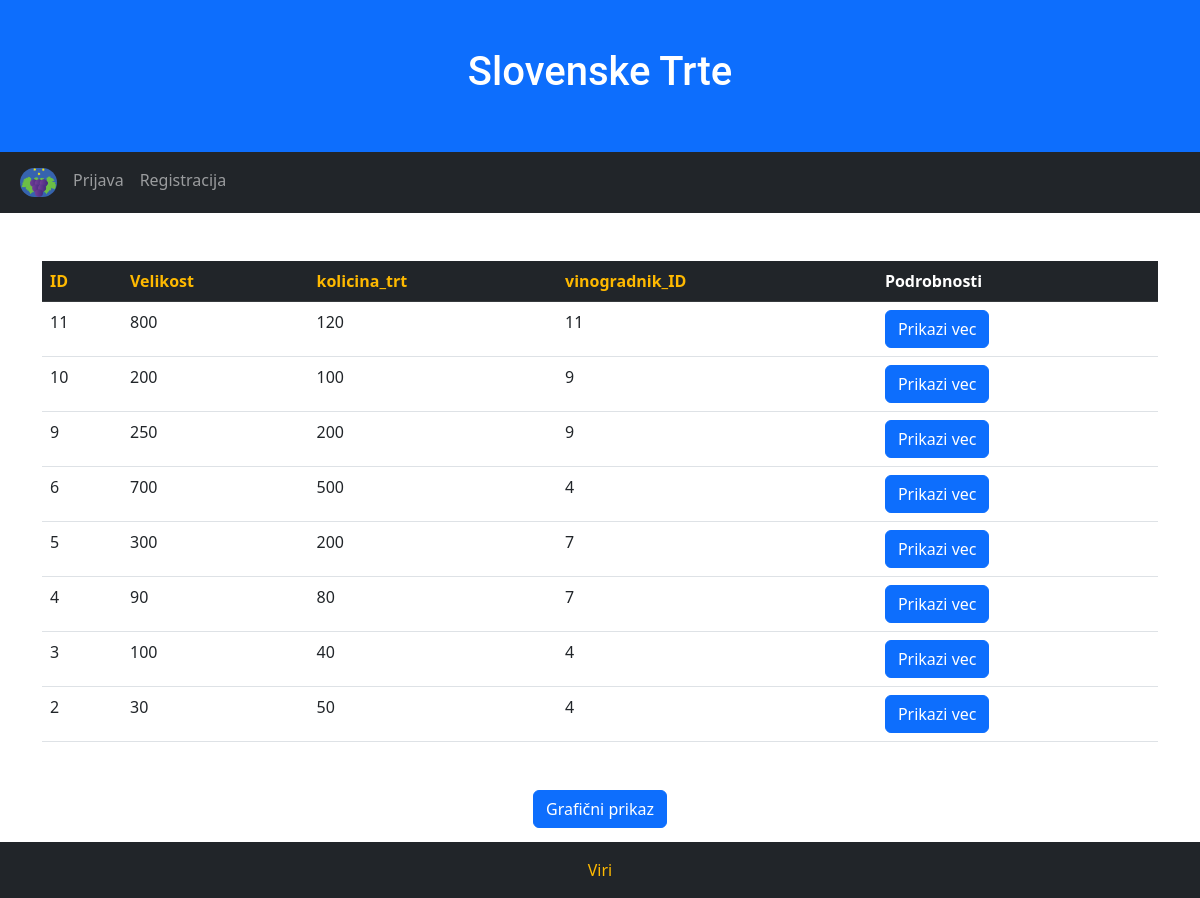
The app's page /zemljisca.php with its own data.
### tables this page shows
CREATE TABLE `zemljisce` (
  `ID` int(5) NOT NULL,
  `velikost` int(10) NOT NULL,
  `kolicina_trt` int(11) NOT NULL,
  `vinogradnik_ID` int(5) NOT NULL
);

### zemljisca.php (the view, shortened to what this page needs)
<?php
$conn = mysqli_connect('localhost', 'id21675710_trte', 'Trte123&', 'id21675710_slovensketrte');
$stmt = mysqli_prepare($conn, "SELECT ID, velikost, kolicina_trt, vinogradnik_ID FROM zemljisce");
mysqli_stmt_execute($stmt);
$result = mysqli_stmt_get_result($stmt);
$atribut = isset($_GET['atribut']) ? $_GET['atribut'] : 'ID';
$smer = isset($_GET['smer']) ? $_GET['smer'] : 'ASC';
$data = array();
while ($row = mysqli_fetch_assoc($result)) {
  $data[] = $row;
}
usort($data, 'cmp');
?>
<!DOCTYPE html>
<html lang="en">
<head>
  <link href="https://cdn.jsdelivr.net/npm/bootstrap@5.2.3/dist/css/bootstrap.min.css" rel="stylesheet">
  <link href="style.css" rel="stylesheet">
</head>
<body>
<div class="container-fluid p-5 bg-primary text-white text-center">
  <h1>Slovenske Trte</h1>
</div>
<nav class="navbar navbar-expand-sm bg-dark navbar-dark">
  <div class="container-fluid">
    <ul class="navbar-nav" id = "nav-items">
      <li class="nav-item">
        <a class="nav-link active" href="index.php">
        <img src="Slike/logo.png" alt="Avatar Logo" style="width:37px;" class="rounded-pill">
        </a>
      </li>
      <?php if(isset($_SESSION['vinogradnik_ID'])): ?>
      <li class="nav-item">
        <a class="nav-link" href="odjava.php">Odjava</a>
      </li>
      <?php else: ?>
      <li class="nav-item">
        <a class="nav-link" href="prijava.php">Prijava</a>
      </li>
      <li class="nav-item">
        <a class="nav-link" href="registracija.php">Registracija</a>
      </li>
      <?php endif; ?>
    </ul>
  </div>
</nav>
<div class="container mt-5">
  <table class="table">
    <thead class="table-dark">
      <tr>
        <th><a href="?atribut=ID&smer=<?php echo $atribut == 'ID' && $smer == 'ASC' ? 'DESC' : 'ASC'; ?>">ID</a></th>
        <th><a href="?atribut=velikost&smer=<?php echo $atribut == 'velikost' && $smer == 'ASC' ? 'DESC' : 'ASC'; ?>">Velikost</a></th>
        <th><a href="?atribut=kolicina_trt&smer=<?php echo $atribut == 'kolicina_trt' && $smer == 'ASC' ? 'DESC' : 'ASC'; ?>">kolicina_trt</a></th>
        <th><a href="?atribut=vinogradnik_ID&smer=<?php echo $atribut == 'vinogradnik_ID' && $smer == 'ASC' ? 'DESC' : 'ASC'; ?>">vinogradnik_ID</a></th>
        <th>Podrobnosti</th>
      </tr>
    </thead>
    <tbody>
      <?php foreach ($data as $row){ ?>
            <tr>
                <td><?php echo $row['ID']; ?></td>
                <td><?php echo $row['velikost']; ?></td>
                <td><?php echo $row['kolicina_trt']; ?></td>
                <td><?php echo $row['vinogradnik_ID']; ?></td>
                <td>
                  <form method="POST" action="zemljisca_podrobnosti.php">
                      <input type="submit" class="btn btn-primary" name="uredi" value="Prikazi vec">
                  </form>
                </td>
            </tr>
        <?php } ?>
    </tbody>
  </table>
</div>
<div class="container mt-5 text-center">
  <button id="graf" type="button" class="btn btn-primary" name="graf">Grafični prikaz</button>
</div>
<div class="container mt-3 mb-3 text-center">
  <button id="nazaj" class="btn btn-primary">Nazaj</button>
</div>
<div class="p-3 bg-dark text-white text-center fixed-bottom">
  <a href="viri.php">Viri</a>
</div>
</body>
</html>

### style.css (style rules this page uses)
:root { --font-default: "Open Sans", system-ui, -apple-system, "Segoe UI", Roboto, "Helvetica Neue", Arial, "Noto Sans", "Liberation Sans", sans-serif, "Apple Color Emoji", "Segoe UI Emoji", "Segoe UI Symbol", "Noto Color Emoji"; --font-primary: "Roboto", sans-serif; --font-secondary: "Work Sans", sans-serif; }
:root { --color-default: #364d59; --color-primary: #feb900; --color-secondary: #52565e; }
:root { scroll-behavior: smooth; }
a { color: var(--color-primary); text-decoration: none; }
h1, h2, h3, h4, h5, h6 { font-family: var(--font-primary); }

### records on screen
zemljisce: ID "11", velikost "800", kolicina_trt "120", vinogradnik_ID "11"
zemljisce: ID "10", velikost "200", kolicina_trt "100", vinogradnik_ID "9"
zemljisce: ID "9", velikost "250", kolicina_trt "200", vinogradnik_ID "9"
zemljisce: ID "6", velikost "700", kolicina_trt "500", vinogradnik_ID "4"
zemljisce: ID "5", velikost "300", kolicina_trt "200", vinogradnik_ID "7"
zemljisce: ID "4", velikost "90", kolicina_trt "80", vinogradnik_ID "7"
zemljisce: ID "3", velikost "100", kolicina_trt "40", vinogradnik_ID "4"
zemljisce: ID "2", velikost "30", kolicina_trt "50", vinogradnik_ID "4"
